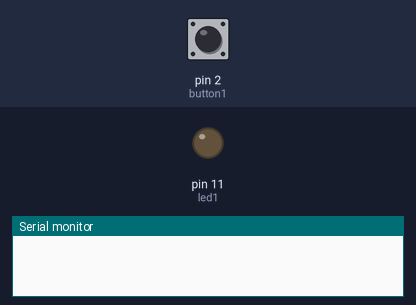
The sketch below on a simulated Arduino Uno, built with avr-gcc and run on an emulated ATmega328P. On the bench: output pins drawn as LEDs (lit = HIGH), the last lines printed to the serial monitor. The inputs (shaded band) are chosen by the test bench; at power-on: pin 2 (button1) HIGH.

Above: at 1.2 s.
1.3 s: pin 2 (button1) pulled LOW for 1 s
At 2.7 s:
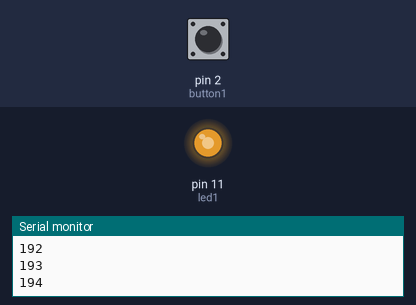
3.8 s: pin 2 (button1) pulled LOW for 0.15 s
At 4.6 s:
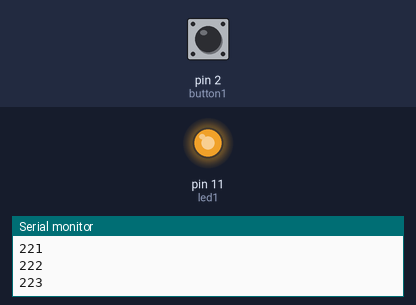
Timing chart, 0 to 6.8 s (numbered marks = the images above; inputs shaded):
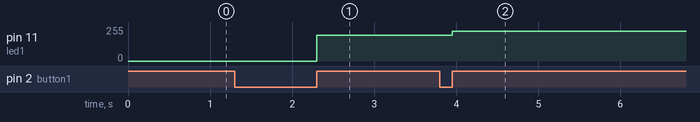

Measured:
- after the input at 1.3 s, pin 11 (led1): 0/255 → 193/255 after 1.0 s
- after the input at 3.8 s, pin 11 (led1): 193/255 → 222/255 after 0.15 s

The sketch:

manip4.ino
```cpp
#define button1 2
#define led1 11
#define pressed false
#define released true
#define ledOn true
#define ledOff false

boolean saveButtonState;
boolean buttonState;
boolean ledState;
boolean brightnessUp;
int brightness;

void setup() {
    pinMode(button1, INPUT_PULLUP);
    pinMode(led1, OUTPUT);
    saveButtonState = released;
    ledState = ledOff;
    brightness = 0;
    brightnessUp = true;
    Serial.begin(9600);
}

void loop() {
    buttonState = digitalRead(button1);

    if (buttonState == pressed && saveButtonState == released) {
        // Serial.print("^");
        saveButtonState = pressed;
        while (digitalRead(button1) == pressed) {
            delay(5);
            analogWrite(led1, brightness);
            if (brightness < 255 && brightnessUp == true) {
                brightness++;
            } else if (brightness > 0 && brightnessUp == false) {
                brightness--;
            } else if (brightness == 255 || brightness == 0) {
                brightnessUp = !brightnessUp;
            }
            Serial.println(brightness);
        }
    } else if (buttonState == released) {
        // Serial.print(".");
        saveButtonState = released;
    }

    delay(50);
}
```
